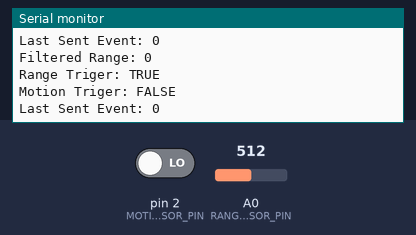
Bench run of a sketch on a simulated Arduino Leonardo, built with avr-gcc and run on an emulated ATmega32U4. Shown: the last lines printed to the serial monitor. The test bench sets the inputs (shaded band); at power-on: A0 (RANGE_SENSOR_PIN) = 512, pin 2 (MOTION_SENSOR_PIN) LOW.

Above: at 3.2 s.
3.3 s: A0 (RANGE_SENSOR_PIN) set to 716
At 4.43 s:
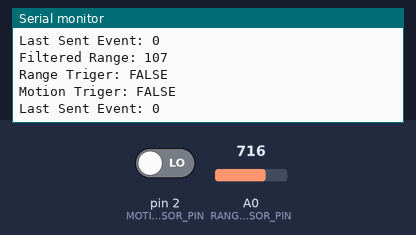
5.8 s: pin 2 (MOTION_SENSOR_PIN) driven HIGH
At 5.85 s:
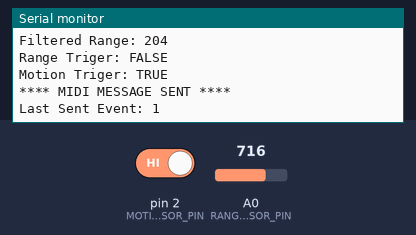
7.3 s: A0 (RANGE_SENSOR_PIN) set to 900
At 7.38 s:
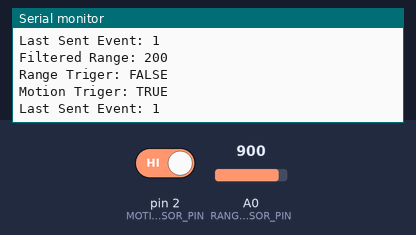
Timing chart, 0 to 10.3 s (numbered marks = the images above; inputs shaded):
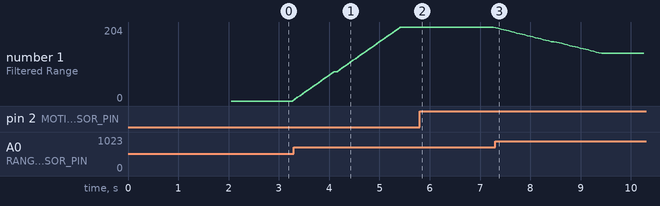

Measured:
- after the input at 3.3 s, the serial monitor: prints a new line at once (image 1)
- after the input at 5.8 s, the serial monitor: prints a new line at once (image 2)
- after the input at 7.3 s, the serial monitor: prints a new line at once (image 3)
- plotted number 1: 0 → 204 after the input at 3.3 s

The sketch:

MaxBotixUltraSonicSensor.ino
```cpp
#include <MIDIUSB.h>

/* configurations */
#define SERIAL_MONITOR

/* constants */
#define RANGE_SENSOR_PIN            (uint8_t)A0       /* the physical pin connected to the range sensor */
#define MOTION_SENSOR_PIN           (uint8_t)2        /* the physical pin connected to thje range sensor */
#define RANGE_ARRAY_SIZE            (uint8_t)40       /* the size of the filtering array for the renge sensor */
#define NUM_REGULAR_EVENTS          (uint8_t)1        /* the number of unique regular events that can be trigered by the motion sensor */
#define NUM_SPECIAL_EVENTS          (uint8_t)1        /* the number of unique special events that can be trigered by the range sensor */
#define RANGE_SENSOR_TRIGER_VALUE   (uint8_t)95       /* the range at which a special event will be triggered */
#define MOTION_TRIGER_TIMER_MAX     (uint16_t)120000  /* the motion trigger max timer in ms */
#define MINIMUM_MIDI_FREQUENCY_MS   (uint32_t)100     /* the minimum time between MIDI messages in milliseconds */
#define MAXIMUM_MIDI_FREQUENCY_MS   (uint32_t)1000000   /* the maximum time between MIDI messages in milliseconds */

#ifdef SERIAL_MONITOR
#define SERIAL_BAUD   (uint16_t)115200
#endif /* ifdef SERIAL_MONITOR */

/* global variable */
uint8_t  static G_rangeArray[RANGE_ARRAY_SIZE];
uint8_t  static G_rangeArrayIndex;
uint8_t  static G_filteredRange;
uint32_t static G_lastTime = 0; /* This variable must be updated every time a Midi message is sent */

/* function prototypes */
void initializeRangeArray(void);
void updateRangeArray(void);
void updateRange(void);
bool rangeSensorTriger(void);
bool motionSensorTriger(void);
void controlChange(byte channel, byte control, byte value);
uint32_t calcDeltaTime(void);

void setup()
{

  /* initialize the global variables */
  G_rangeArrayIndex = 0;
  G_filteredRange = 0;

#ifdef SERIAL_MONITOR
  /* initilaize the serial monitor port and report to user */
  Serial.begin(115200);
  Serial.print("Initializing Range Sensor...");
#endif /* ifdef SERIAL_MONITOR */

  /* initialize the motion and range sensor pins to inputs */
  pinMode(RANGE_SENSOR_PIN, INPUT);
  pinMode(MOTION_SENSOR_PIN, INPUT);

  /* intialize the G_rangeArray with measured range values  and then update G_range variable*/
  initializeRangeArray();
  updateRange();

#ifdef SERIAL_MONITOR
  /* report initialization complete to user */
  Serial.println("\tCOMPLETE");
#endif /* ifdef SERIAL_MONITOR */

}

void loop()
{
  /* initialize both sensor triggers to false */
  static bool motionTrigerFlag = false;
  static bool rangeTrigerFlag = false;

  /* initialize the event tracking variables */
  static uint8_t  currentRegularEvent = 0;
  static uint8_t  currentSpecialEvent = 0;
  static uint16_t motionTrigerTimer = 0;
  /* event 127 is invalid, so no matter what the first event is, it will be different than this initialized value */
  static uint8_t  lastSentEvent = 127;

  /* delay required for max frequency of range sensor = 50ms */
  delay(50);

  /* update the rangeArray with a new value and then update the global G_range variable with a filtered value */
  updateRangeArray();
  updateRange();

#ifdef SERIAL_MONITOR
  /* print the filtered range to the serial monitor for debugging */
  Serial.print("Filtered Range: " );
  Serial.println(G_filteredRange);
  Serial.print("Range Triger: ");
  if (rangeSensorTriger())
  {
    Serial.println("TRUE");
  }
  else
  {
    Serial.println("FALSE");
  }
  Serial.print("Motion Triger: ");
  if (motionSensorTriger())
  {
    Serial.println("TRUE");
  }
  else
  {
    Serial.println("FALSE");
  }
#endif /* ifdef SERIAL_MONITOR */

  /* logic for setting the motionSensorFlag   */
  if (motionSensorTriger())
  {
    /* if the motionTriggerFlag was not previously set */
    if (motionTrigerFlag == false)
    {
      /* set the motionTrigerFlag */
      motionTrigerFlag = true;
    }
    else
    {
      /* keep resetting the motionTriggerTimer while the motionSensorTrigger is high */
      motionTrigerTimer = 0;
    }
  }
  else
  {
    /*  if the motionSensorTriger is no longer high but the motionTrigerFlag is still set, keep the
        motionTrigerFlag set until the motionSensorTimer expires */
    if (motionTrigerFlag == true)
    {
      if (motionTrigerTimer >= MOTION_TRIGER_TIMER_MAX)
      {
        motionTrigerTimer = 0;
        motionTrigerFlag = false;

        /*  after releasing the motionTrigerFlag, progress the currentRegularEvent so that a new regular
            event is trigered next time the motionTrigerFlag is set */
        if (currentRegularEvent == NUM_REGULAR_EVENTS - 1)
        {
          currentRegularEvent = 0;
        }
        else
        {
          currentRegularEvent++;
        }
      }
      else
      {
        motionTrigerTimer += 50; /* the loop section of this sketch will run approx. every 50ms */
      }
    }
  }


  /* logic for setting the rangeSensorTriger */
  if (rangeSensorTriger())
  {
    if (rangeTrigerFlag == false)
    {
      rangeTrigerFlag = true;
    }
  }
  else
  {
    /* if the rangeSensorTriger is no longer high and the rangeTrigerFlag was previously set,
        progress the currentSpecialEvent variable so that a new special event is trigered next
        time the rangeTrigerFlag is set */
    if (rangeTrigerFlag == true)
    {
      rangeTrigerFlag = false;

      if (currentSpecialEvent == NUM_SPECIAL_EVENTS - 1)
      {
        currentSpecialEvent = 0;
      }
      else
      {
        currentSpecialEvent++;
      }
    }
  }


  /* handle motionTrigerFlag */
  if (motionTrigerFlag == true)
  {
    /* handle rangeTrigerFlag: rangeTrigerFlag supersedes motionTrigerFlag */
    if (rangeTrigerFlag == true)
    {
      /* only send the event over MIDI if it is a new event, this reduces the MIDI bandwidth used */
      if (currentSpecialEvent + NUM_REGULAR_EVENTS + 1 != lastSentEvent)
      {
        /* send the event number on chanel 1 (0) with maximum velocity (127) */
        controlChange(0, currentSpecialEvent + NUM_REGULAR_EVENTS + 1, 127);
        MidiUSB.flush();

        /* update the lastSentEvent variable with the event that was just sent */
        lastSentEvent = currentSpecialEvent + NUM_REGULAR_EVENTS + 1;
      }
    }
    else
    {
      /* if the rangeTrigerFlag is not set but the motionTrigerFlag is, send the regular event */
      if (currentRegularEvent + 1 != lastSentEvent)
      {
        /* send the event number on chanel 1 (0) with maximum velocity (127) */
        controlChange(0, currentRegularEvent + 1, 127);
        MidiUSB.flush();

        /* update the lastSentEvent variable with the event that was just sent */
        lastSentEvent = currentRegularEvent + 1;
      }
    }
  }
  /* if no the motionTrigerFlag is not set, send the default state over MIDI */
  else
  {
    if(lastSentEvent != 0)
    {
      /* send the default event number (0) on chanel 1 (0) with maximum velocity (127) */
      controlChange(0, 0, 127);
      MidiUSB.flush();

      /* update the lastSentEvent variable with the event that was just sent */
      lastSentEvent = 0;
    }
  }

  /* if more time has past than the MAXIMUM_MIDI_FREQUENCY_MS, resend the last sent event to ensure
     connection betwwen midi device and midi reciever stays alive*/
  if (calcDeltaTime() > MAXIMUM_MIDI_FREQUENCY_MS)
  {
    #ifdef SERIAL_MONITOR
      Serial.println("MAXIMUM_MIDI_FREQUENCY_MS Trigger");
    #endif

    controlChange(0, 0, 127);
    MidiUSB.flush();

    lastSentEvent = 0;
  }

#ifdef SERIAL_MONITOR
  Serial.print("Last Sent Event: ");
  Serial.println(lastSentEvent);
  Serial.println();
#endif /*ifdef SERIAL_MONITOR */

}

/*
   Calculates and returns the diffence in milliseconds between the G_lastTime variable and the current time.
*/
uint32_t calcDeltaTime(void)
{
  uint32_t deltaTime;
  uint32_t thisTime = millis();

  if (thisTime >= G_lastTime)
  {
    deltaTime = thisTime - G_lastTime;
  }
  else
  {
    deltaTime = thisTime + (0xFFFFFFFFFFFFFFFF - G_lastTime);
  }

  return deltaTime;
}

/*
   Initializes the rangeArray by reading values from the range sensor and adding them to the array.
*/
void initializeRangeArray(void)
{
  while (G_rangeArrayIndex < RANGE_ARRAY_SIZE)
  {
    /* delay for 50ms for the max frequency of the range sensor */
    delay(50);

    G_rangeArray[G_rangeArrayIndex] = (uint16_t)analogRead(RANGE_SENSOR_PIN);
    G_rangeArrayIndex++;
  }
}

/*
   Updates the rangeArray by taking a single range measurment from the range sensor and then adding it to
   the rangeArray by writing over th oldest measurement in the rangeArray.
*/
void updateRangeArray(void)
{
  /* progress rangeArrayIndex or reset if index is at its max */
  if (G_rangeArrayIndex >= RANGE_ARRAY_SIZE)
  {
    G_rangeArrayIndex = 0;
  }
  else
  {
    G_rangeArrayIndex++;
  }

  /* read data from range sensor, scale it, and add it to the rangeArray */
  G_rangeArray[G_rangeArrayIndex] = (uint8_t)analogRead(RANGE_SENSOR_PIN);
}

/*
   Calculates the average of the rangeArray which produces a filtered range value, and then update the
   global G_range vfariable with this filtered value.
*/
void updateRange(void)
{
  uint16_t rangeArraySum = 0;

  for (uint8_t i = 0; i < RANGE_ARRAY_SIZE; i++)
  {
    rangeArraySum += G_rangeArray[i];
  }

  G_filteredRange = rangeArraySum / RANGE_ARRAY_SIZE;
}

/*
   Compares the G_range value with the RANGE_SENSOR_TRIGER_VALUE, if the G_range calue is less than or equal to
   the RANGE_SENSOR_TRIGER_VALUE the rangeSensorTriger is considered true, otherwise false.
*/
bool rangeSensorTriger(void)
{
  if (G_filteredRange <= RANGE_SENSOR_TRIGER_VALUE)
  {
    return true;
  }
  else
  {
    return false;
  }
}

/*
   Reads from the motion sensor and returns true if the motion sensor value is high, otherwise false.
*/
bool motionSensorTriger(void)
{
  if (digitalRead(MOTION_SENSOR_PIN))
  {
    return true;
  }
  else
  {
    return false;
  }
}

/*
   Sends midi commands and updates the G_lastTime variable to track at what time the last Midi message
   was sent.
*/
void controlChange(byte channel, byte control, byte value)
{
  /* wait for the minimum time between MIDI messages to pass before sending the new message */
  while (calcDeltaTime() < MINIMUM_MIDI_FREQUENCY_MS);

  /* send the new MIDI message */
  midiEventPacket_t event = {0x0B, 0xB0 | channel, control, value};
  MidiUSB.sendMIDI(event);

  #ifdef SERIAL_MONITOR
    Serial.println("**** MIDI MESSAGE SENT ****");
  #endif

  /* update the global timer */
  G_lastTime = millis();
}
```
